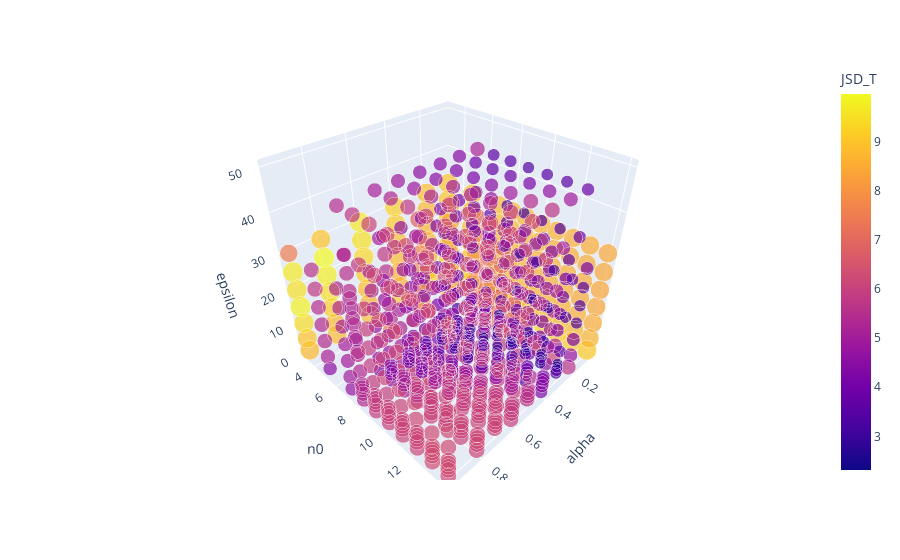

Write notebook code for a chart like this one.
### Code cell
import plotly.express as px

fig = px.scatter_3d(fit_df, x='alpha', y='n0', z='epsilon',
                    color='JSD_T', size='JSD_T')
fig.show()

### Figure 1 — Plotly figure (JSON) as saved in the notebook; plotly's stock layout.template omitted (floating-point values rounded to 4 significant figures; data arrays with more than 128 entries replaced by an {"elided": "..."} marker saying what was removed)
{"data": [{"hovertemplate": "alpha=%{x}<br>n0=%{y}<br>epsilon=%{z}<br>JSD_T=%{marker.color}<extra></extra>", "legendgroup": "", "marker": {"color": {"elided": "749 float values"}, "coloraxis": "coloraxis", "size": {"elided": "749 float values"}, "sizemode": "area", "sizeref": 0.02492, "symbol": "circle"}, "mode": "markers", "name": "", "scene": "scene", "showlegend": false, "type": "scatter3d", "x": {"elided": "749 float values"}, "y": {"elided": "749 int values"}, "z": {"elided": "749 int values"}}], "layout": {"coloraxis": {"colorbar": {"title": {"text": "JSD_T"}}, "colorscale": [[0, "#0d0887"], [0.1111, "#46039f"], [0.2222, "#7201a8"], [0.3333, "#9c179e"], [0.4444, "#bd3786"], [0.5556, "#d8576b"], [0.6667, "#ed7953"], [0.7778, "#fb9f3a"], [0.8889, "#fdca26"], [1, "#f0f921"]]}, "legend": {"itemsizing": "constant", "tracegroupgap": 0}, "margin": {"t": 60}, "scene": {"domain": {"x": [0, 1], "y": [0, 1]}, "xaxis": {"title": {"text": "alpha"}}, "yaxis": {"title": {"text": "n0"}}, "zaxis": {"title": {"text": "epsilon"}}}}}
